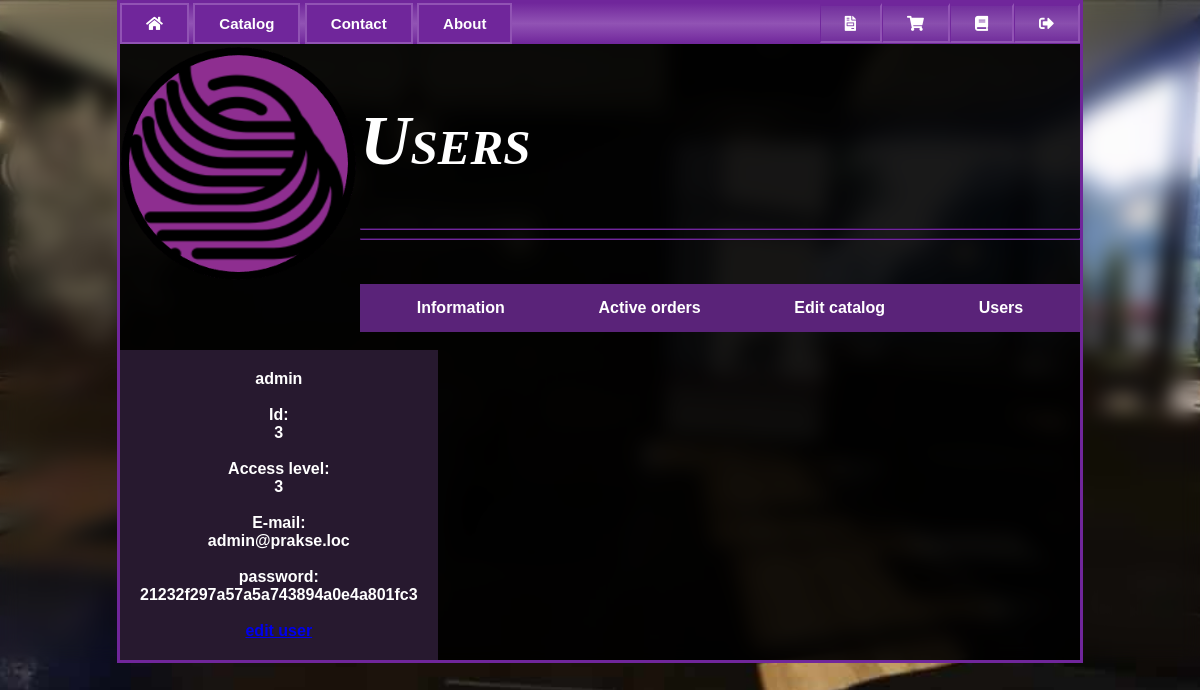
Before: /admin/users (signed in) with the older database file.
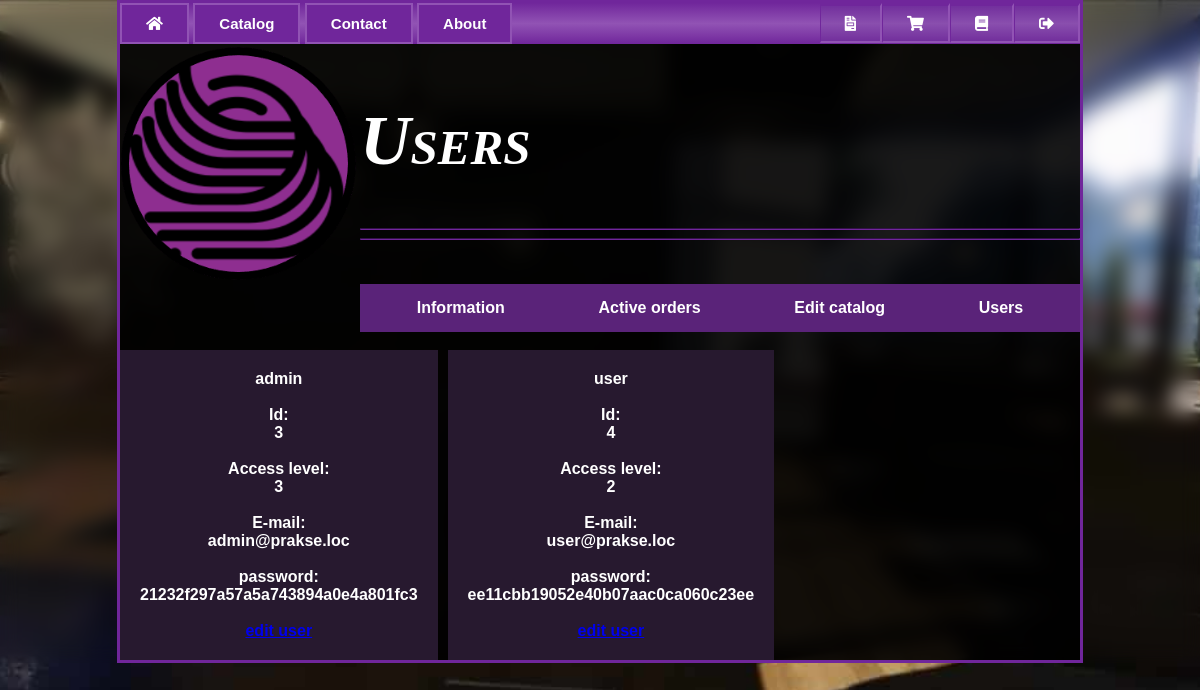
After: the same page with the newer database file.
### tables this page shows
CREATE TABLE `users` (
  `id` int(11) NOT NULL,
  `username` varchar(25) NOT NULL,
  `email` varchar(128) NOT NULL,
  `password` varchar(128) NOT NULL,
  `access` int(11) NOT NULL DEFAULT 1
);

### include/system.php (called while the page is built, shortened)
<?php
include_once "database.php";
$db         = new db();

### include/database.php (called while the page is built, shortened)
<?php
Class db{
	public $debug = false;
    private function dbConect(){
		$this->conn = mysqli_connect(DB_HOST, DB_USER, DB_PASSWORD ,DB_NAME) or die ('Neizdevas savienoties ar datubazi!!');
		mysqli_set_charset($this->conn,'utf8');
		return $this->conn;
    }
	function getArray($query,$error=false){
		$data = array();
		$result=$this->result($query,$error);
		if ($result){
			while($row = mysqli_fetch_array($result,MYSQLI_ASSOC)){
				$data[] = $row;
			}
		}
		return $data;
	}
	function result($query,$error = false){
		if ($query){
			$conect = $this->dbConect();
			mysqli_query($conect,'SET SESSION sql_mode = ""');
			if ($error || $this->debug){
					$result=mysqli_query($conect,$query) or die("<b>" . $query . "</b><br>" . mysqli_error($conect));
			}else{
				$result=mysqli_query($conect,$query);
			}
			return $result;
		}
		return false;
	}
}

### admincontent/users.php (the view, shortened to what this page needs)
<h1>Users</h1>
 <hr>
 <hr>
 <?php
    include_once "admin_nav.php";
    global $db, $auth;
        $query = 'SELECT * FROM users';
        $users = $db->getArray($query,true);
        echo "<br>";
        echo '<div class="products">';
        foreach($users AS $user){
            echo '
                <div class="product">
                <div class="title">'.$user['username'].'</div>
                <br>
                <div class="details">
                <div>Id: <br> ' . $user['id'] . '</div>
                <br>
                <div>Access level: <br> '.$user['access'].'</div>
                <br>
                <div>E-mail: <br> '.$user['email'].'</div>
                <br>
                <div>password: <br> '.$user['password'].'</div>
                <br>
                <a href="edit_user?id=' . $user['id'] . '">edit user</a>
                </div>';
     echo '</div>';
             }
 ?>

Changed rows visible on the page:
added users: username "user", id "4", access "2", email "user@prakse.loc", password "ee11cbb19052e40b07aac0ca060c23ee"
